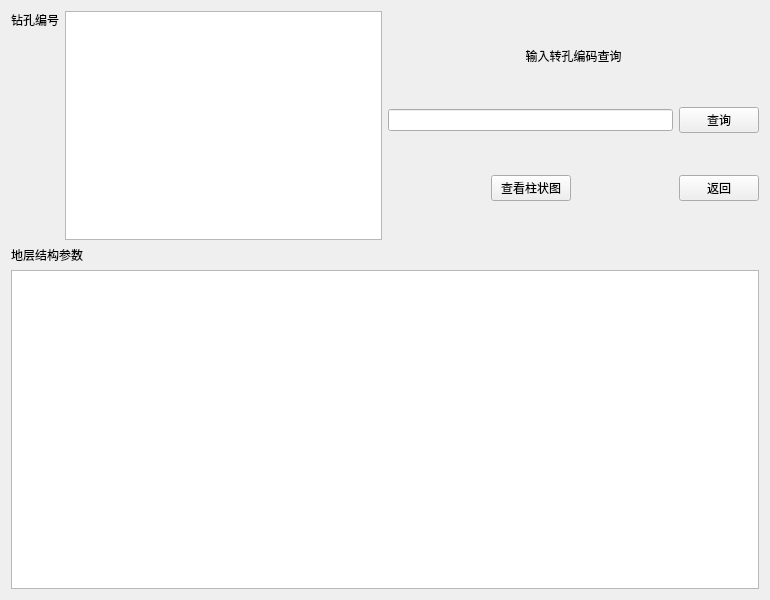
<?xml version="1.0" encoding="UTF-8"?>
<ui version="4.0">
 <class>Form</class>
 <widget class="QWidget" name="Form">
  <property name="geometry">
   <rect>
    <x>0</x>
    <y>0</y>
    <width>770</width>
    <height>600</height>
   </rect>
  </property>
  <property name="sizePolicy">
   <sizepolicy hsizetype="Preferred" vsizetype="Preferred">
    <horstretch>0</horstretch>
    <verstretch>0</verstretch>
   </sizepolicy>
  </property>
  <property name="minimumSize">
   <size>
    <width>770</width>
    <height>600</height>
   </size>
  </property>
  <property name="maximumSize">
   <size>
    <width>770</width>
    <height>600</height>
   </size>
  </property>
  <property name="windowTitle">
   <string>地层结构查询</string>
  </property>
  <property name="windowIcon">
   <iconset>
    <normaloff>icons/soil.png</normaloff>icons/soil.png</iconset>
  </property>
  <layout class="QGridLayout" name="gridLayout">
   <item row="0" column="0">
    <layout class="QVBoxLayout" name="verticalLayout_5" stretch="2,3">
     <item>
      <layout class="QHBoxLayout" name="horizontalLayout_4">
       <item>
        <layout class="QHBoxLayout" name="horizontalLayout_3">
         <item>
          <layout class="QVBoxLayout" name="verticalLayout_2">
           <item>
            <widget class="QLabel" name="label">
             <property name="text">
              <string>钻孔编号</string>
             </property>
            </widget>
           </item>
           <item>
            <spacer name="verticalSpacer">
             <property name="orientation">
              <enum>Qt::Vertical</enum>
             </property>
             <property name="sizeHint" stdset="0">
              <size>
               <width>20</width>
               <height>40</height>
              </size>
             </property>
            </spacer>
           </item>
          </layout>
         </item>
         <item>
          <widget class="QListWidget" name="zkNoList"/>
         </item>
        </layout>
       </item>
       <item>
        <layout class="QVBoxLayout" name="verticalLayout" stretch="0,0,0">
         <item>
          <widget class="QLabel" name="label_2">
           <property name="sizePolicy">
            <sizepolicy hsizetype="Preferred" vsizetype="Fixed">
             <horstretch>0</horstretch>
             <verstretch>0</verstretch>
            </sizepolicy>
           </property>
           <property name="text">
            <string>输入转孔编码查询</string>
           </property>
           <property name="alignment">
            <set>Qt::AlignCenter</set>
           </property>
          </widget>
         </item>
         <item>
          <layout class="QHBoxLayout" name="horizontalLayout_2">
           <item>
            <widget class="QLineEdit" name="zkNoLineEdite"/>
           </item>
           <item>
            <widget class="QPushButton" name="zkQuery">
             <property name="text">
              <string>查询</string>
             </property>
            </widget>
           </item>
          </layout>
         </item>
         <item>
          <layout class="QHBoxLayout" name="horizontalLayout">
           <item>
            <spacer name="horizontalSpacer_2">
             <property name="orientation">
              <enum>Qt::Horizontal</enum>
             </property>
             <property name="sizeHint" stdset="0">
              <size>
               <width>40</width>
               <height>20</height>
              </size>
             </property>
            </spacer>
           </item>
           <item>
            <widget class="QPushButton" name="viewZKBar">
             <property name="text">
              <string>查看柱状图</string>
             </property>
            </widget>
           </item>
           <item>
            <spacer name="horizontalSpacer">
             <property name="orientation">
              <enum>Qt::Horizontal</enum>
             </property>
             <property name="sizeHint" stdset="0">
              <size>
               <width>40</width>
               <height>20</height>
              </size>
             </property>
            </spacer>
           </item>
           <item>
            <widget class="QPushButton" name="zkEsc">
             <property name="text">
              <string>返回</string>
             </property>
            </widget>
           </item>
          </layout>
         </item>
        </layout>
       </item>
      </layout>
     </item>
     <item>
      <layout class="QVBoxLayout" name="verticalLayout_4">
       <item>
        <widget class="QLabel" name="label_3">
         <property name="text">
          <string>地层结构参数</string>
         </property>
        </widget>
       </item>
       <item>
        <widget class="QTableWidget" name="zkTable"/>
       </item>
      </layout>
     </item>
    </layout>
   </item>
  </layout>
 </widget>
 <resources/>
 <connections/>
</ui>
